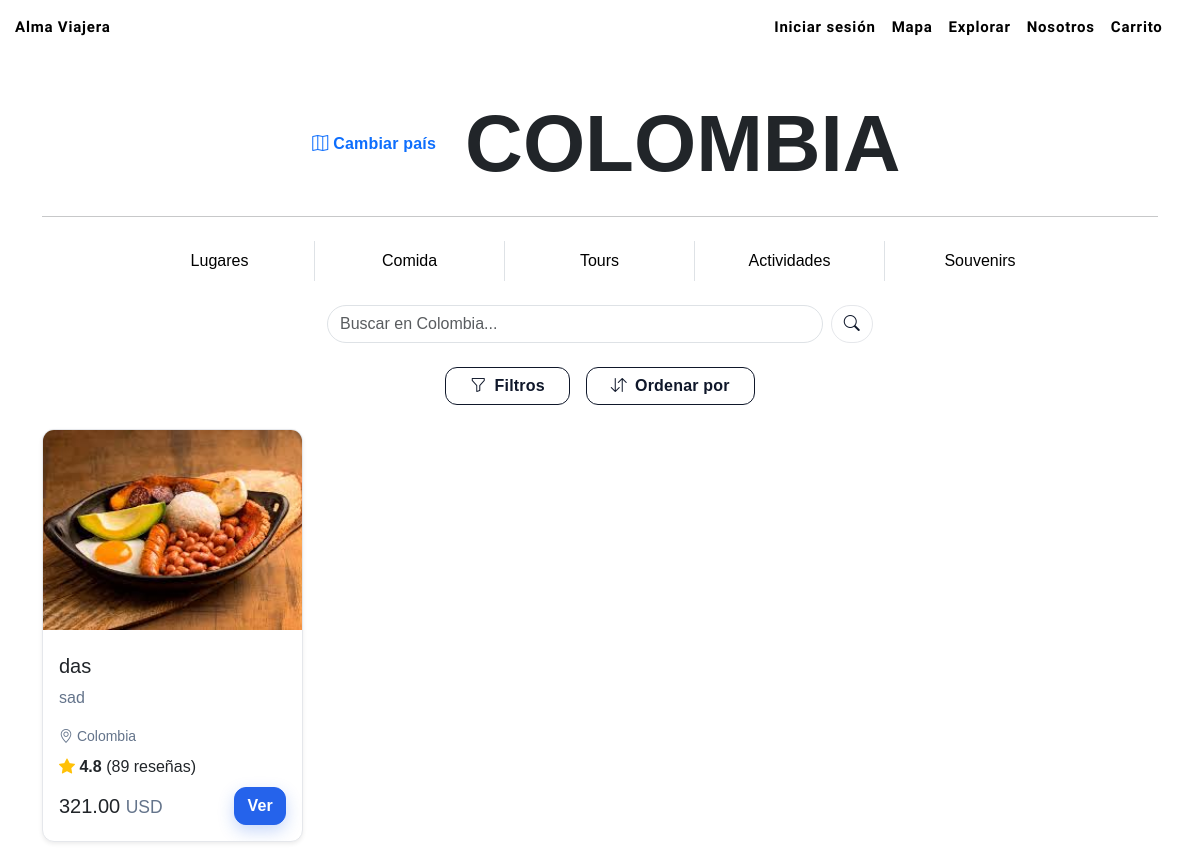
Page /explorar/Colombia/comida on the committed database.
### apps/catalog/models.py (models this page shows, shortened)
class Item(models.Model):
    id = models.AutoField(primary_key=True)
    nombre = models.CharField(max_length=255)
    descripcion = models.TextField()
    precio = models.DecimalField(max_digits=10, decimal_places=2)
    categoria = models.ForeignKey(Categoria, on_delete=models.CASCADE, related_name="items")
    ubicacion = models.CharField(max_length=255, blank=True, null=True)
    imagen = models.ImageField(upload_to="items/", blank=True, null=True)
    tiempo = models.DecimalField(max_digits=4, decimal_places=1, null=True)
    disponibilidad = models.BooleanField(default=True)  # tours/actividades
    stock = models.PositiveIntegerField(blank=True, null=True)  # souvenirs
    vendedor = models.ForeignKey(
        settings.AUTH_USER_MODEL,          # modelo de usuario
        on_delete=models.CASCADE,
        related_name="items_publicados",
    )

### apps/catalog/views.py (the view)
# urls.py: path("explorar/<str:place>/<str:categoria>", CatalogView.as_view(), name="explorar"),
class CatalogView(View):
    template_name = 'catalog.html'
    def get(self, request, place, categoria, *args, **kwargs):
        search = request.GET.get("search")
        ordenar = request.GET.get("ordenar")
        paises_validos = ['Colombia', 'Mexico', 'Argentina', 'Peru', 'Chile', 'Brasil']
        if place not in paises_validos:
            place = 'Colombia'
        filters = {
            "categoria__nombre": categoria,
            "ubicacion": place,
            "disponibilidad": True,
        }
        if search:
            filters["nombre__icontains"] = search
        items = Item.objects.filter(**filters)
        if ordenar == "precio_asc":
            items = items.order_by("precio")
        elif ordenar == "precio_desc":
            items = items.order_by("-precio")
        elif ordenar == "tiempo_asc":
            items = items.order_by("tiempo")
        elif ordenar == "tiempo_desc":
            items = items.order_by("-tiempo")
        return render(request, "catalog.html", {
            "place": place,
            "categoria": categoria,
            "items": items,
        })

### apps/catalog/templates/catalog.html (shortened to what this page needs)
{% extends "base.html" %}
{% block extra_head %}
  {% load static %}
  <link rel="stylesheet" href="{% static 'css/catalog.css' %}">
{% endblock %}
{% block body_class %}explorer{% endblock %}
{% block content %}
  {% load static %}
  <div class="container text-center mt-5">
    <div class="d-flex align-items-center justify-content-center mb-3">
      <a href="{% url 'catalog:mapa' %}" class="btn btn-outline-primary me-3">
        <i class="bi bi-map"></i> Cambiar país
      </a>
      <h1 class="display-1 fw-bold mb-0">{{ place|upper }}</h1>
    </div>
    <hr class="my-4">
    <div class="row justify-content-center mb-4 categories">
      <a href="{% url 'catalog:explorar' place 'lugar' %}" class="col-2 border-end category-link">Lugares</a>
      <a href="{% url 'catalog:explorar' place 'comida' %}" class="col-2 border-end category-link">Comida</a>
      <a href="{% url 'catalog:explorar' place 'tour' %}" class="col-2 border-end category-link">Tours</a>
      <a href="{% url 'catalog:explorar' place 'actividad' %}" class="col-2 border-end category-link">Actividades</a>
      <a href="{% url 'catalog:explorar' place 'souvenir' %}" class="col-2 category-link">Souvenirs</a>
    </div>
    <div class="row justify-content-center mb-4">
      <div class="col-md-6">
        <form method="get" action="{% url 'catalog:explorar' place categoria %}">
          <div class="input-group">
            <input type="text" name="search" class="form-control rounded-pill" placeholder="Buscar en {{ place }}..." value="{{ request.GET.search|default:'' }}">
            <button class="btn btn-outline-secondary rounded-pill ms-2" type="submit">
              <i class="bi bi-search"></i>
            </button>
          </div>
        </form>
      </div>
    </div>
    <div class="d-flex justify-content-center gap-3">
      <button class="btn btn-outline-dark d-flex align-items-center px-4">
        <i class="bi bi-funnel me-2"></i> Filtros
      </button>
      <div class="popover-hover">
        <button class="btn btn-outline-dark d-flex align-items-center px-4">
          <i class="bi bi-arrow-down-up me-2"></i> Ordenar por
        </button>
      </div>
    </div>
  </div>
  <div class="container my-4">
    <div class="row g-4">
      {% for item in items %}
        <div class="col-md-6 col-lg-3">
          <div class="card shadow-sm h-100" style="border-radius: 12px; overflow: hidden;">
            {% if item.imagen %}
              <img src="{{ item.imagen.url }}" class="card-img-top" alt="{{ item.nombre }}">
            {% else %}
              <img src="{% static 'images/default.jpg' %}" class="card-img-top" alt="Default image">
            {% endif %}
            <div class="card-body">
              <h5 class="card-title">
                {% if categoria == "lugar" %}
                  <a href="{% url 'catalog:explorar' place 'lugar' %}">
                    {{ item.nombre }}
                  </a>
                {% else %}
                  <h5 class="card-title"> {{item.nombre}} </h5>
                {% endif %}
              </h5>
              <p class="card-text text-muted"> {{item.descripcion}}</p>
              <div class="d-flex text-muted mb-2">
                <small  class="me-3"><i class="bi bi-geo-alt"></i> {{item.ubicacion}}</small>
              </div>
              <div class="mb-2">
                <span class="text-warning"><i class="bi bi-star-fill"></i></span>
                <strong>4.8</strong> (89 reseñas)
              </div>
              {% if categoria != "lugar" %}
                <div class="d-flex justify-content-between align-items-center">
                  <h5 class="mb-0"> {{item.precio}} <small class="text-muted">USD</small></h5>
                  <a href="{% url 'catalog:item_detail' item.id %}" class="btn btn-primary">Ver</a>
                </div>
              {% endif %}
            </div>
          </div>
        </div>
      {% endfor %}
    </div>
  </div>
{% endblock %}

### static/css/home.css (style rules this page uses)
:root { --primary-color: #ffffff; --secondary-color: #333333; --accent-color: #4CAF50; --font-family: 'Montserrat', sans-serif; }
html, body { margin: 0; padding: 0; width: 100%; height: 100%; overflow-x: hidden; }
body { font-family: var(--font-family); }

### static/css/auth.css (style rules this page uses)
:root { --av-bg: #f8fafc; --av-card-bg: #ffffff; --av-text: #0f172a; --av-muted: #64748b; --av-border: #e5e7eb; --av-ring: #3b82f6; --av-primary: #2563eb; --av-primary-900: #1d4ed8; --av-radius-lg: 16px; --av-radius-md: 12px; --av-shadow-sm: 0 2px 10px rgba(2, 6, 23, 0.05); --av-shadow-lg: 0 12px 30px rgba(2, 6, 23, 0.08); }
.card { background: var(--av-card-bg); border: 1px solid var(--av-border); border-radius: var(--av-radius-lg); box-shadow: var(--av-shadow-sm); }
.card p, .text-muted { color: var(--av-muted) !important; }
.btn { border-radius: 12px; border: 1px solid transparent; font-weight: 600; letter-spacing: .2px; transition: transform .06s ease, filter .15s ease, box-shadow .15s ease; }
.btn-primary { background: var(--av-primary); border-color: var(--av-primary); box-shadow: 0 6px 16px rgba(37, 99, 235, .25); }
.btn-outline-secondary { border-color: var(--av-border); color: var(--av-text); background: #fff; }
.btn-outline-dark { border-color: #0f172a; color: #0f172a; background: #fff; }

### apps/catalog/static/css/catalog.css (style rules this page uses)
.category-link { color: black; text-decoration: none; font-weight: 500; }
.categories .col-2 { cursor: pointer; padding: 0.5rem 0; }
.card-img-top { height: 200px; object-fit: cover; }
.card-body { display: flex; flex-direction: column; }
.popover-hover { position: relative; display: inline-block; }

### rows in the picture
Item: ubicacion "COLOMBIA", imagen (picture), nombre "das", descripcion "sad", ubicacion "Colombia", precio "321.00"
